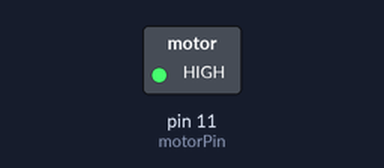
The program below on a simulated Raspberry Pi (header pin numbers). On the bench: switched loads named in the program (green lamp = pin HIGH). What the program prints to the terminal is not drawn. At 20.0 s the program stops and its outputs stay as they are.

Above: at 2.5 s.
At 7.5 s:
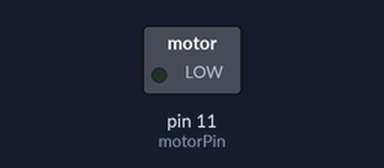
Timing chart, 0 to 13.0 s (numbered marks = the images above):
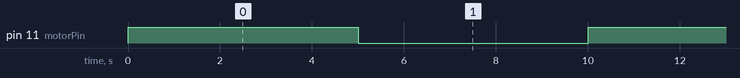

Measured:
- by itself, pin 11 (motorPin): alternates HIGH for 5.0 s and LOW for 5.0 s

The program:

moter.py
```python
import RPi.GPIO as GPIO
import time

motorPin = 11     # define the relayPin
debounceTime = 150

def setup():
    GPIO.setmode(GPIO.BOARD)
    GPIO.setup(motorPin, GPIO.OUT)   # set relayPin to OUTPUT mode

def runMotor():
    GPIO.output(motorPin, GPIO.HIGH)
    time.sleep(5)
    GPIO.output(motorPin, GPIO.LOW)
    time.sleep(5)
def destroy():
    GPIO.cleanup()

if __name__ == '__main__':     # Program entrance
    print ('Program is starting...')
    setup()
    try:
        runMotor()
        runMotor()
    except KeyboardInterrupt:   # Press ctrl-c to end the program.
        destroy()
```
